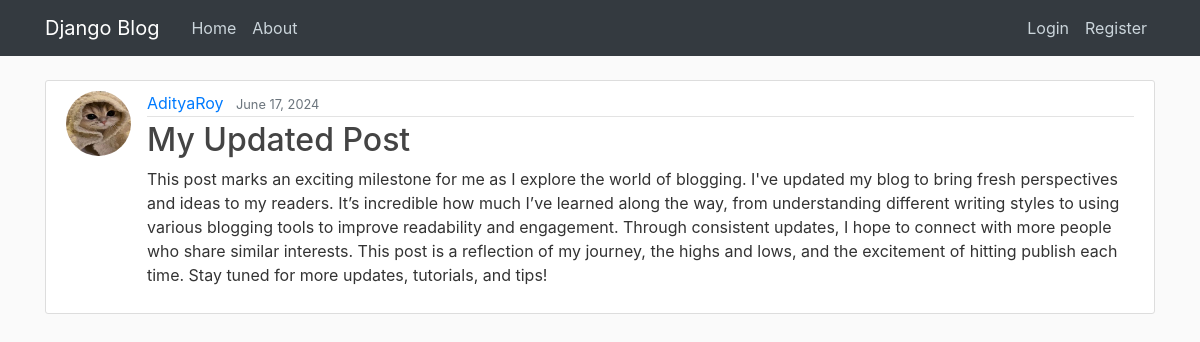
The app's page /post/31/ with its own data.
### blog/models.py (models this page shows, shortened)
class Post(models.Model):
    title = models.CharField(max_length=100)
    content = models.TextField()
    date_posted = models.DateTimeField(default=timezone.now)
    author = models.ForeignKey(User, on_delete=models.CASCADE)

### users/models.py (models this page shows, shortened)
class Profile(models.Model):
    user = models.OneToOneField(User, on_delete=models.CASCADE)
    image = models.ImageField(default='default.jpg', upload_to='profile-pics')

### blog/views.py (the view)
# urls.py: path('post/<int:pk>/', PostDetailView.as_view(),name='post-detail'),
class PostDetailView(DetailView):
    model = Post

### blog/templates/blog/post_detail.html (shortened to what this page needs)
{% extends "blog/base.html" %}
{% block content %}
    <article class="media content-section">
      <img class="rounded-circle article-img" src="{{ object.author.profile.image.url }}">
        <div class="media-body">
          <div class="article-metadata">
            <a class="mr-2" href="{% url 'user-posts' object.author.username %}">{{ object.author }}</a>
            <small class="text-muted">{{ object.date_posted|date:"F d, Y" }}</small>
          </div>
          <h2 class="article-title">{{object.title}}</h2>
          <p class="article-content">{{ object.content }}</p>
        </div>
    </article>
{% endblock content %}

### blog/static/blog/main.css (style rules this page uses)
body { background: #fafafa; color: #333333; margin-top: 5rem; }
h1, h2, h3, h4, h5, h6 { color: #444444; }
.content-section { background: #ffffff; padding: 10px 20px; border: 1px solid #dddddd; border-radius: 3px; margin-bottom: 20px; }
.article-title { color: #444444; }
.article-content { white-space: pre-line; }
.article-img { height: 65px; width: 65px; margin-right: 16px; }
.article-metadata { padding-bottom: 1px; margin-bottom: 4px; border-bottom: 1px solid #e3e3e3; }

### records on screen
Post: author.profile.image (picture), author "AdityaRoy", date_posted "June 17, 2024", title "My Updated Post", content "This post marks an exciting milestone for me as I explore the world of blogging. I've updated my blog to bring fresh perspectives and ideas to my readers. It’s incredible how much I’ve learned along the way, from understanding different writing styles to using various blogging tools to improve readability and engagement. Through consistent updates, I hope to connect with more people who share similar interests. This post is a reflection of my journey, the highs and lows, and the excitement of hitting publish each time. Stay tuned for more updates, tutorials, and tips!"
